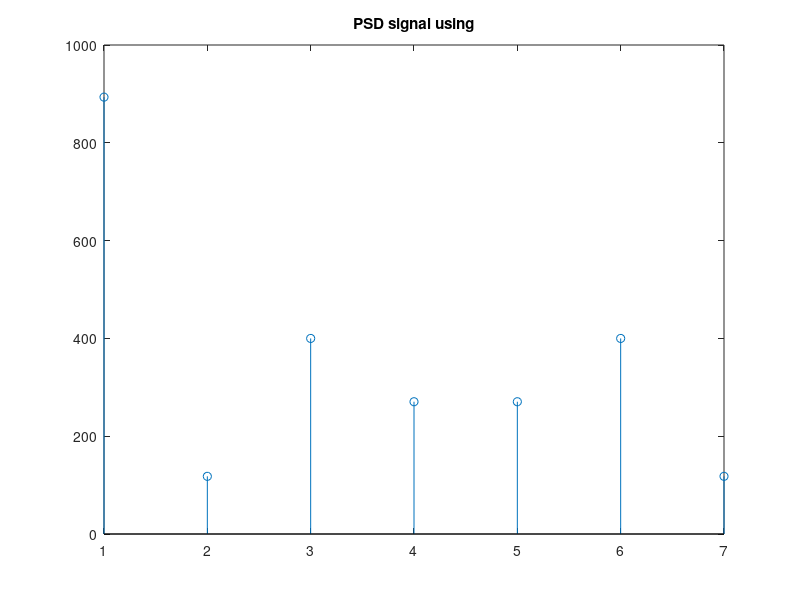

MATLAB code for this plot:
clc;clear;
x = [43,2,9.3,23,1,0,0.78]; %input signal
N = length(x);
X=zeros(1,N);
for k=1:N
    for j =1:N
        X(k)=X(k)+x(j)*exp(-1i*2*pi*(j-1)*(k-1)/N);
    end
end
psd = (1/N)*(abs(X).^2);
stem(psd);
title("PSD signal using");